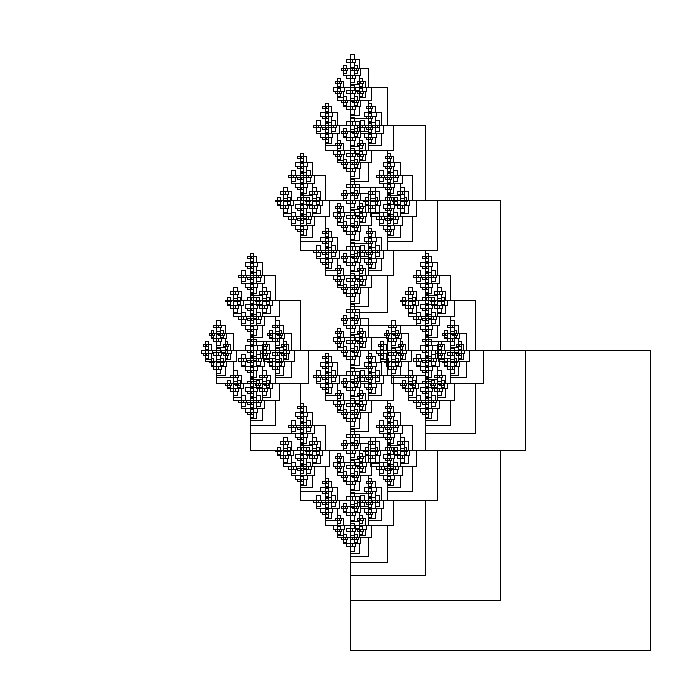
Frame 1 (no input)
Frame 60 (the mouse pressed at the canvas centre just before this capture): identical to frame 1, image omitted
Frame 120 (the mouse held since frame 60 and released just before this capture): identical to frame 1, image omitted

The Processing sketch that drew this single still picture (run headless with seeded random() and noise(); from frame 60 on, the mouse is pressed at the canvas centre):

// Processing sketch: Fractal_experiment
// ── Fractal_experiment.pde
void setup() {
  size(700, 700);
}

void draw() {
  background(255);
  drawSquare(width/2, height/2, 300);
}

void drawSquare(float x, float y, float radius) {
  stroke(0);
  noFill();
  rect(x, y, radius, radius);
  if (radius > 5) {
    drawSquare(x + radius/4, y, radius/3);
    drawSquare(x - radius/3, y, radius/3);
    drawSquare(x, y + radius/3, radius/2);
    drawSquare(x, y - radius/2, radius/2);
  }
}
